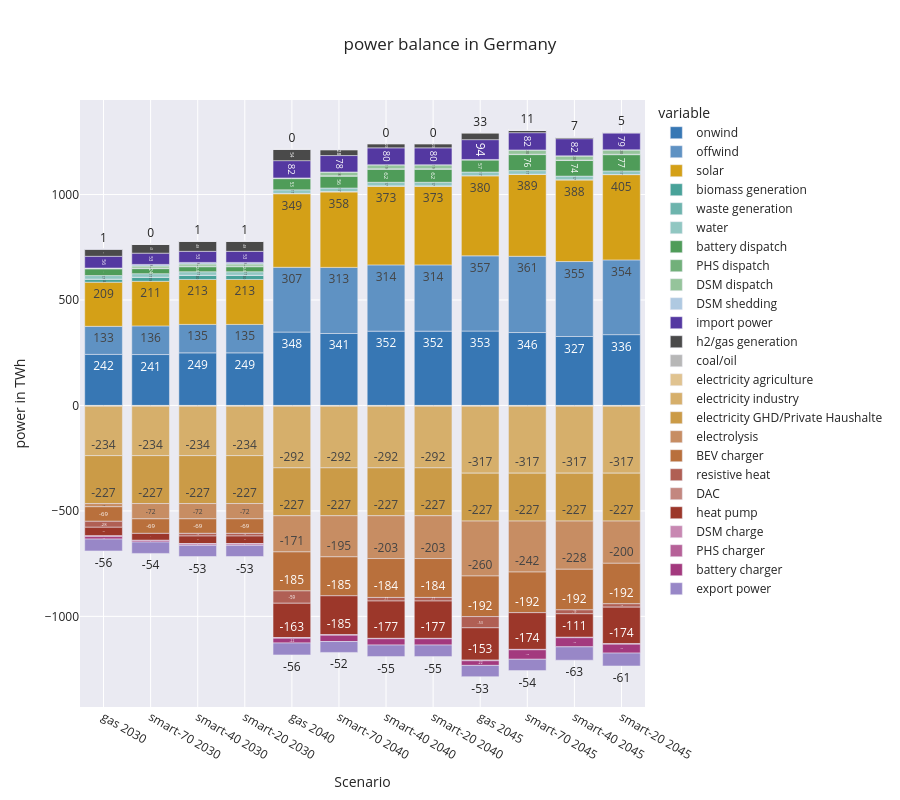

The notebook cell this image was saved under:
### Code cell
capital_df = pd.DataFrame()
for nkey, pea in peas.items():
  capital_s = pd.Series(0.00, index=pg_keys + pc_keys)

  for key in pg_keys:
    p_unit = 'p'
    if key in p1_keys:
      p_unit = 'p1'
    if key in p0_keys:
      p_unit = 'p0'

    if key == 'c_pg_import':
      advance =  pea.get(ppv[key], type='import').advanceP().sum().sum() / 1e6
      revert = pea.get(ppv[key], type='export').revertP().sum().sum() / 1e6
      capital_s[key]  = revert + advance
    elif key == 'c_pg_inner_import':
      capital_s[key]  =  - pea.get(ppv[key], type='inner').innerExportP().sum().sum() / 1e6
    else:
      capital_s[key] = pea.get(ppv[key]).energy(p_unit) / 1e6

  for key in pc_keys:
    p_unit = 'p'
    if key in p1_keys:
      p_unit = 'p1'
    if key in p0_keys:
      p_unit = 'p0'

    if key == 'c_pc_export':
      advance =  - pea.get(ppv[key], type='export').advanceP().sum().sum() / 1e6
      revert = - pea.get(ppv[key], type='import').revertP().sum().sum() / 1e6
      capital_s[key]  = revert + advance
    elif key == 'c_pc_inner_export':
      capital_s[key]  =  - pea.get(ppv[key], type='inner').innerImportP().sum().sum() / 1e6
    else:
      capital_s[key] = - pea.get(ppv[key]).energy(p_unit) / 1e6


  capital_s = capital_s.rename(index= pp.map_name)
  capital_df[nkey] = capital_s

capital_df = capital_df.T
color_map = [pp.map_color[i] for i in pg_keys + pc_keys]


fig = px.bar(capital_df, color_discrete_map = pp.map_name_color, 
       title = "power balance in Germany", 
       )
fig.update_traces(
    texttemplate='%{y:.0f}',  # 显示整数，0位小数
    textposition='auto',  # 自动显示文本位置
)
fig.update_xaxes(title_text='Scenario')
fig.update_yaxes(title_text='power in TWh')

fig.update_layout(
    height=800 
)

### Figure 1 — Plotly figure (JSON) as saved in the notebook; plotly's stock layout.template omitted (floating-point values rounded to 4 significant figures)
{"data": [{"alignmentgroup": "True", "hovertemplate": "variable=onwind<br>index=%{x}<br>value=%{y}<extra></extra>", "legendgroup": "onwind", "marker": {"color": "#3777B4", "pattern": {"shape": ""}}, "name": "onwind", "offsetgroup": "onwind", "orientation": "v", "showlegend": true, "textposition": "auto", "texttemplate": "%{y:.0f}", "type": "bar", "x": ["gas 2030", "smart-70 2030", "smart-40 2030", "smart-20 2030", "gas 2040", "smart-70 2040", "smart-40 2040", "smart-20 2040", "gas 2045", "smart-70 2045", "smart-40 2045", "smart-20 2045"], "xaxis": "x", "y": [242.1, 241.4, 249.3, 249.3, 347.9, 341.2, 352.3, 352.3, 352.8, 345.8, 326.9, 335.8], "yaxis": "y"}, {"alignmentgroup": "True", "hovertemplate": "variable=offwind<br>index=%{x}<br>value=%{y}<extra></extra>", "legendgroup": "offwind", "marker": {"color": "#5F92C3", "pattern": {"shape": ""}}, "name": "offwind", "offsetgroup": "offwind", "orientation": "v", "showlegend": true, "textposition": "auto", "texttemplate": "%{y:.0f}", "type": "bar", "x": ["gas 2030", "smart-70 2030", "smart-40 2030", "smart-20 2030", "gas 2040", "smart-70 2040", "smart-40 2040", "smart-20 2040", "gas 2045", "smart-70 2045", "smart-40 2045", "smart-20 2045"], "xaxis": "x", "y": [133.0, 135.9, 135.0, 135.0, 307.2, 313.4, 314.1, 314.1, 356.6, 361.5, 355.3, 354.2], "yaxis": "y"}, {"alignmentgroup": "True", "hovertemplate": "variable=solar<br>index=%{x}<br>value=%{y}<extra></extra>", "legendgroup": "solar", "marker": {"color": "#d4a017", "pattern": {"shape": ""}}, "name": "solar", "offsetgroup": "solar", "orientation": "v", "showlegend": true, "textposition": "auto", "texttemplate": "%{y:.0f}", "type": "bar", "x": ["gas 2030", "smart-70 2030", "smart-40 2030", "smart-20 2030", "gas 2040", "smart-70 2040", "smart-40 2040", "smart-20 2040", "gas 2045", "smart-70 2045", "smart-40 2045", "smart-20 2045"], "xaxis": "x", "y": [209.2, 211.4, 212.9, 212.9, 348.6, 358.0, 373.2, 373.2, 380.1, 389.1, 388.1, 404.7], "yaxis": "y"}, {"alignmentgroup": "True", "hovertemplate": "variable=biomass generation<br>index=%{x}<br>value=%{y}<extra></extra>", "legendgroup": "biomass generation", "marker": {"color": "#48A299", "pattern": {"shape": ""}}, "name": "biomass generation", "offsetgroup": "biomass generation", "orientation": "v", "showlegend": true, "textposition": "auto", "texttemplate": "%{y:.0f}", "type": "bar", "x": ["gas 2030", "smart-70 2030", "smart-40 2030", "smart-20 2030", "gas 2040", "smart-70 2040", "smart-40 2040", "smart-20 2040", "gas 2045", "smart-70 2045", "smart-40 2045", "smart-20 2045"], "xaxis": "x", "y": [14.45, 19.28, 19.9, 19.9, 1.505, 1.281, 1.396, 1.396, 0, 0, 0, 0], "yaxis": "y"}, {"alignmentgroup": "True", "hovertemplate": "variable=waste generation<br>index=%{x}<br>value=%{y}<extra></extra>", "legendgroup": "waste generation", "marker": {"color": "#6DB4AD", "pattern": {"shape": ""}}, "name": "waste generation", "offsetgroup": "waste generation", "orientation": "v", "showlegend": true, "textposition": "auto", "texttemplate": "%{y:.0f}", "type": "bar", "x": ["gas 2030", "smart-70 2030", "smart-40 2030", "smart-20 2030", "gas 2040", "smart-70 2040", "smart-40 2040", "smart-20 2040", "gas 2045", "smart-70 2045", "smart-40 2045", "smart-20 2045"], "xaxis": "x", "y": [0, 0, 0, 0, 0, 0, 0, 0, 0, 0, 0, 0], "yaxis": "y"}, {"alignmentgroup": "True", "hovertemplate": "variable=water<br>index=%{x}<br>value=%{y}<extra></extra>", "legendgroup": "water", "marker": {"color": "#91C7C2", "pattern": {"shape": ""}}, "name": "water", "offsetgroup": "water", "orientation": "v", "showlegend": true, "textposition": "auto", "texttemplate": "%{y:.0f}", "type": "bar", "x": ["gas 2030", "smart-70 2030", "smart-40 2030", "smart-20 2030", "gas 2040", "smart-70 2040", "smart-40 2040", "smart-20 2040", "gas 2045", "smart-70 2045", "smart-40 2045", "smart-20 2045"], "xaxis": "x", "y": [16.98, 16.88, 16.96, 16.96, 17.0, 16.97, 16.99, 16.99, 17.01, 17.01, 17.0, 17.01], "yaxis": "y"}, {"alignmentgroup": "True", "hovertemplate": "variable=battery dispatch<br>index=%{x}<br>value=%{y}<extra></extra>", "legendgroup": "battery dispatch", "marker": {"color": "#4F9C59", "pattern": {"shape": ""}}, "name": "battery dispatch", "offsetgroup": "battery dispatch", "orientation": "v", "showlegend": true, "textposition": "auto", "texttemplate": "%{y:.0f}", "type": "bar", "x": ["gas 2030", "smart-70 2030", "smart-40 2030", "smart-20 2030", "gas 2040", "smart-70 2040", "smart-40 2040", "smart-20 2040", "gas 2045", "smart-70 2045", "smart-40 2045", "smart-20 2045"], "xaxis": "x", "y": [31.96, 23.93, 23.82, 23.82, 53.14, 56.27, 62.0, 62.0, 56.7, 75.92, 73.97, 77.28], "yaxis": "y"}, {"alignmentgroup": "True", "hovertemplate": "variable=PHS dispatch<br>index=%{x}<br>value=%{y}<extra></extra>", "legendgroup": "PHS dispatch", "marker": {"color": "#72B07A", "pattern": {"shape": ""}}, "name": "PHS dispatch", "offsetgroup": "PHS dispatch", "orientation": "v", "showlegend": true, "textposition": "auto", "texttemplate": "%{y:.0f}", "type": "bar", "x": ["gas 2030", "smart-70 2030", "smart-40 2030", "smart-20 2030", "gas 2040", "smart-70 2040", "smart-40 2040", "smart-20 2040", "gas 2045", "smart-70 2045", "smart-40 2045", "smart-20 2045"], "xaxis": "x", "y": [3.796, 2.684, 2.65, 2.65, 3.413, 2.075, 1.955, 1.955, 3.036, 1.902, 2.121, 2.04], "yaxis": "y"}, {"alignmentgroup": "True", "hovertemplate": "variable=DSM dispatch<br>index=%{x}<br>value=%{y}<extra></extra>", "legendgroup": "DSM dispatch", "marker": {"color": "#95C49B", "pattern": {"shape": ""}}, "name": "DSM dispatch", "offsetgroup": "DSM dispatch", "orientation": "v", "showlegend": true, "textposition": "auto", "texttemplate": "%{y:.0f}", "type": "bar", "x": ["gas 2030", "smart-70 2030", "smart-40 2030", "smart-20 2030", "gas 2040", "smart-70 2040", "smart-40 2040", "smart-20 2040", "gas 2045", "smart-70 2045", "smart-40 2045", "smart-20 2045"], "xaxis": "x", "y": [0, 9.576, 10.04, 10.04, 0, 17.59, 18.75, 18.75, 0, 19.91, 19.59, 20.36], "yaxis": "y"}, {"alignmentgroup": "True", "hovertemplate": "variable=DSM shedding<br>index=%{x}<br>value=%{y}<extra></extra>", "legendgroup": "DSM shedding", "marker": {"color": "#AFC9E1", "pattern": {"shape": ""}}, "name": "DSM shedding", "offsetgroup": "DSM shedding", "orientation": "v", "showlegend": true, "textposition": "auto", "texttemplate": "%{y:.0f}", "type": "bar", "x": ["gas 2030", "smart-70 2030", "smart-40 2030", "smart-20 2030", "gas 2040", "smart-70 2040", "smart-40 2040", "smart-20 2040", "gas 2045", "smart-70 2045", "smart-40 2045", "smart-20 2045"], "xaxis": "x", "y": [0, 7.632, 7.603, 7.603, 0, 0.1552, 0.3697, 0.3697, 0, 0.1785, 0.3234, 0.486], "yaxis": "y"}, {"alignmentgroup": "True", "hovertemplate": "variable=import power<br>index=%{x}<br>value=%{y}<extra></extra>", "legendgroup": "import power", "marker": {"color": "#5438A1", "pattern": {"shape": ""}}, "name": "import power", "offsetgroup": "import power", "orientation": "v", "showlegend": true, "textposition": "auto", "texttemplate": "%{y:.0f}", "type": "bar", "x": ["gas 2030", "smart-70 2030", "smart-40 2030", "smart-20 2030", "gas 2040", "smart-70 2040", "smart-40 2040", "smart-20 2040", "gas 2045", "smart-70 2045", "smart-40 2045", "smart-20 2045"], "xaxis": "x", "y": [55.61, 53.47, 52.52, 52.52, 81.89, 77.83, 80.11, 80.11, 94.01, 81.87, 81.53, 79.46], "yaxis": "y"}, {"alignmentgroup": "True", "hovertemplate": "variable=h2/gas generation<br>index=%{x}<br>value=%{y}<extra></extra>", "legendgroup": "h2/gas generation", "marker": {"color": "#4A4A4A", "pattern": {"shape": ""}}, "name": "h2/gas generation", "offsetgroup": "h2/gas generation", "orientation": "v", "showlegend": true, "textposition": "auto", "texttemplate": "%{y:.0f}", "type": "bar", "x": ["gas 2030", "smart-70 2030", "smart-40 2030", "smart-20 2030", "gas 2040", "smart-70 2040", "smart-40 2040", "smart-20 2040", "gas 2045", "smart-70 2045", "smart-40 2045", "smart-20 2045"], "xaxis": "x", "y": [34.05, 42.6, 47.7, 47.7, 54.42, 28.24, 20.05, 20.05, 32.72, 11.04, 6.953, 4.694], "yaxis": "y"}, {"alignmentgroup": "True", "hovertemplate": "variable=coal/oil<br>index=%{x}<br>value=%{y}<extra></extra>", "legendgroup": "coal/oil", "marker": {"color": "#B7B7B7", "pattern": {"shape": ""}}, "name": "coal/oil", "offsetgroup": "coal/oil", "orientation": "v", "showlegend": true, "textposition": "auto", "texttemplate": "%{y:.0f}", "type": "bar", "x": ["gas 2030", "smart-70 2030", "smart-40 2030", "smart-20 2030", "gas 2040", "smart-70 2040", "smart-40 2040", "smart-20 2040", "gas 2045", "smart-70 2045", "smart-40 2045", "smart-20 2045"], "xaxis": "x", "y": [0.7463, 0.4669, 0.8355, 0.8355, 0.0314, 0.0284, 0.0961, 0.0961, 0, 0, 0, 0], "yaxis": "y"}, {"alignmentgroup": "True", "hovertemplate": "variable=electricity agriculture<br>index=%{x}<br>value=%{y}<extra></extra>", "legendgroup": "electricity agriculture", "marker": {"color": "#E0C390", "pattern": {"shape": ""}}, "name": "electricity agriculture", "offsetgroup": "electricity agriculture", "orientation": "v", "showlegend": true, "textposition": "auto", "texttemplate": "%{y:.0f}", "type": "bar", "x": ["gas 2030", "smart-70 2030", "smart-40 2030", "smart-20 2030", "gas 2040", "smart-70 2040", "smart-40 2040", "smart-20 2040", "gas 2045", "smart-70 2045", "smart-40 2045", "smart-20 2045"], "xaxis": "x", "y": [-3.722, -3.722, -3.722, -3.722, -3.722, -3.722, -3.722, -3.722, -3.722, -3.722, -3.722, -3.722], "yaxis": "y"}, {"alignmentgroup": "True", "hovertemplate": "variable=electricity industry<br>index=%{x}<br>value=%{y}<extra></extra>", "legendgroup": "electricity industry", "marker": {"color": "#D6AF6B", "pattern": {"shape": ""}}, "name": "electricity industry", "offsetgroup": "electricity industry", "orientation": "v", "showlegend": true, "textposition": "auto", "texttemplate": "%{y:.0f}", "type": "bar", "x": ["gas 2030", "smart-70 2030", "smart-40 2030", "smart-20 2030", "gas 2040", "smart-70 2040", "smart-40 2040", "smart-20 2040", "gas 2045", "smart-70 2045", "smart-40 2045", "smart-20 2045"], "xaxis": "x", "y": [-234.2, -234.2, -234.2, -234.2, -292.1, -292.1, -292.1, -292.1, -317.3, -317.3, -317.3, -317.3], "yaxis": "y"}, {"alignmentgroup": "True", "hovertemplate": "variable=electricity GHD/Private Haushalte<br>index=%{x}<br>value=%{y}<extra></extra>", "legendgroup": "electricity GHD/Private Haushalte", "marker": {"color": "#CB9B47", "pattern": {"shape": ""}}, "name": "electricity GHD/Private Haushalte", "offsetgroup": "electricity GHD/Private Haushalte", "orientation": "v", "showlegend": true, "textposition": "auto", "texttemplate": "%{y:.0f}", "type": "bar", "x": ["gas 2030", "smart-70 2030", "smart-40 2030", "smart-20 2030", "gas 2040", "smart-70 2040", "smart-40 2040", "smart-20 2040", "gas 2045", "smart-70 2045", "smart-40 2045", "smart-20 2045"], "xaxis": "x", "y": [-227.1, -227.1, -227.1, -227.1, -227.1, -227.1, -227.1, -227.1, -227.1, -227.1, -227.1, -227.1], "yaxis": "y"}, {"alignmentgroup": "True", "hovertemplate": "variable=electrolysis<br>index=%{x}<br>value=%{y}<extra></extra>", "legendgroup": "electrolysis", "marker": {"color": "#C78D63", "pattern": {"shape": ""}}, "name": "electrolysis", "offsetgroup": "electrolysis", "orientation": "v", "showlegend": true, "textposition": "auto", "texttemplate": "%{y:.0f}", "type": "bar", "x": ["gas 2030", "smart-70 2030", "smart-40 2030", "smart-20 2030", "gas 2040", "smart-70 2040", "smart-40 2040", "smart-20 2040", "gas 2045", "smart-70 2045", "smart-40 2045", "smart-20 2045"], "xaxis": "x", "y": [-15.1, -72.38, -72.38, -72.38, -171.5, -194.8, -202.9, -202.9, -260.4, -241.8, -228.5, -200.2], "yaxis": "y"}, {"alignmentgroup": "True", "hovertemplate": "variable=BEV charger<br>index=%{x}<br>value=%{y}<extra></extra>", "legendgroup": "BEV charger", "marker": {"color": "#B9703C", "pattern": {"shape": ""}}, "name": "BEV charger", "offsetgroup": "BEV charger", "orientation": "v", "showlegend": true, "textposition": "auto", "texttemplate": "%{y:.0f}", "type": "bar", "x": ["gas 2030", "smart-70 2030", "smart-40 2030", "smart-20 2030", "gas 2040", "smart-70 2040", "smart-40 2040", "smart-20 2040", "gas 2045", "smart-70 2045", "smart-40 2045", "smart-20 2045"], "xaxis": "x", "y": [-69.09, -69.09, -69.08, -69.08, -184.8, -184.8, -184.4, -184.4, -192.5, -192.5, -192.5, -191.9], "yaxis": "y"}, {"alignmentgroup": "True", "hovertemplate": "variable=resistive heat<br>index=%{x}<br>value=%{y}<extra></extra>", "legendgroup": "resistive heat", "marker": {"color": "#B05F54", "pattern": {"shape": ""}}, "name": "resistive heat", "offsetgroup": "resistive heat", "orientation": "v", "showlegend": true, "textposition": "auto", "texttemplate": "%{y:.0f}", "type": "bar", "x": ["gas 2030", "smart-70 2030", "smart-40 2030", "smart-20 2030", "gas 2040", "smart-70 2040", "smart-40 2040", "smart-20 2040", "gas 2045", "smart-70 2045", "smart-40 2045", "smart-20 2045"], "xaxis": "x", "y": [-28.3, 0, -12.64, -12.64, -58.58, 0, -17.17, -17.17, -53.08, 0, -18.61, -15.85], "yaxis": "y"}, {"alignmentgroup": "True", "hovertemplate": "variable=DAC<br>index=%{x}<br>value=%{y}<extra></extra>", "legendgroup": "DAC", "marker": {"color": "#C3877F", "pattern": {"shape": ""}}, "name": "DAC", "offsetgroup": "DAC", "orientation": "v", "showlegend": true, "textposition": "auto", "texttemplate": "%{y:.0f}", "type": "bar", "x": ["gas 2030", "smart-70 2030", "smart-40 2030", "smart-20 2030", "gas 2040", "smart-70 2040", "smart-40 2040", "smart-20 2040", "gas 2045", "smart-70 2045", "smart-40 2045", "smart-20 2045"], "xaxis": "x", "y": [0, 0, 0, 0, 0, 0, 0, 0, 0, 0, 0, 0], "yaxis": "y"}, {"alignmentgroup": "True", "hovertemplate": "variable=heat pump<br>index=%{x}<br>value=%{y}<extra></extra>", "legendgroup": "heat pump", "marker": {"color": "#9C372A", "pattern": {"shape": ""}}, "name": "heat pump", "offsetgroup": "heat pump", "orientation": "v", "showlegend": true, "textposition": "auto", "texttemplate": "%{y:.0f}", "type": "bar", "x": ["gas 2030", "smart-70 2030", "smart-40 2030", "smart-20 2030", "gas 2040", "smart-70 2040", "smart-40 2040", "smart-20 2040", "gas 2045", "smart-70 2045", "smart-40 2045", "smart-20 2045"], "xaxis": "x", "y": [-40.39, -32.74, -35.85, -35.85, -162.5, -184.8, -176.9, -176.9, -153.3, -174.1, -111.4, -173.6], "yaxis": "y"}, {"alignmentgroup": "True", "hovertemplate": "variable=DSM charge<br>index=%{x}<br>value=%{y}<extra></extra>", "legendgroup": "DSM charge", "marker": {"color": "#C888B2", "pattern": {"shape": ""}}, "name": "DSM charge", "offsetgroup": "DSM charge", "orientation": "v", "showlegend": true, "textposition": "auto", "texttemplate": "%{y:.0f}", "type": "bar", "x": ["gas 2030", "smart-70 2030", "smart-40 2030", "smart-20 2030", "gas 2040", "smart-70 2040", "smart-40 2040", "smart-20 2040", "gas 2045", "smart-70 2045", "smart-40 2045", "smart-20 2045"], "xaxis": "x", "y": [0, 0, 0, 0, 0, 0, 0, 0, 0, 0, 0, 0], "yaxis": "y"}, {"alignmentgroup": "True", "hovertemplate": "variable=PHS charger<br>index=%{x}<br>value=%{y}<extra></extra>", "legendgroup": "PHS charger", "marker": {"color": "#B66198", "pattern": {"shape": ""}}, "name": "PHS charger", "offsetgroup": "PHS charger", "orientation": "v", "showlegend": true, "textposition": "auto", "texttemplate": "%{y:.0f}", "type": "bar", "x": ["gas 2030", "smart-70 2030", "smart-40 2030", "smart-20 2030", "gas 2040", "smart-70 2040", "smart-40 2040", "smart-20 2040", "gas 2045", "smart-70 2045", "smart-40 2045", "smart-20 2045"], "xaxis": "x", "y": [-3.796, -2.684, -2.65, -2.65, -3.413, -2.075, -1.955, -1.955, -3.036, -1.902, -2.121, -2.04], "yaxis": "y"}, {"alignmentgroup": "True", "hovertemplate": "variable=battery charger<br>index=%{x}<br>value=%{y}<extra></extra>", "legendgroup": "battery charger", "marker": {"color": "#A3397E", "pattern": {"shape": ""}}, "name": "battery charger", "offsetgroup": "battery charger", "orientation": "v", "showlegend": true, "textposition": "auto", "texttemplate": "%{y:.0f}", "type": "bar", "x": ["gas 2030", "smart-70 2030", "smart-40 2030", "smart-20 2030", "gas 2040", "smart-70 2040", "smart-40 2040", "smart-20 2040", "gas 2045", "smart-70 2045", "smart-40 2045", "smart-20 2045"], "xaxis": "x", "y": [-11.82, -5.849, -5.679, -5.679, -22.47, -29.84, -29.7, -29.7, -21.95, -44.89, -43.24, -42.31], "yaxis": "y"}, {"alignmentgroup": "True", "hovertemplate": "variable=export power<br>index=%{x}<br>value=%{y}<extra></extra>", "legendgroup": "export power", "marker": {"color": "#9887C7", "pattern": {"shape": ""}}, "name": "export power", "offsetgroup": "export power", "orientation": "v", "showlegend": true, "textposition": "auto", "texttemplate": "%{y:.0f}", "type": "bar", "x": ["gas 2030", "smart-70 2030", "smart-40 2030", "smart-20 2030", "gas 2040", "smart-70 2040", "smart-40 2040", "smart-20 2040", "gas 2045", "smart-70 2045", "smart-40 2045", "smart-20 2045"], "xaxis": "x", "y": [-56.03, -53.73, -52.73, -52.73, -56.37, -51.71, -54.68, -54.68, -53.34, -53.84, -63.31, -60.94], "yaxis": "y"}], "layout": {"barmode": "relative", "height": 800, "legend": {"title": {"text": "variable"}, "tracegroupgap": 0}, "title": {"text": "power balance in Germany"}, "xaxis": {"anchor": "y", "domain": [0, 1], "title": {"text": "Scenario"}}, "yaxis": {"anchor": "x", "domain": [0, 1], "title": {"text": "power in TWh"}}}}
